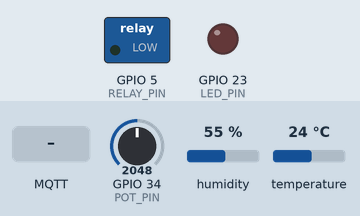
A program run on a simulated ESP32. Shown: switched loads named in the program (green lamp = pin HIGH), output pins drawn as LEDs (lit = HIGH). Inputs (shaded band) come from the test bench; at power-on: GPIO 34 (POT_PIN) = 2048, humidity 55 %, temperature 24 °C. WiFi joins after 1.5 s; servers stay silent unless stated; random numbers use the default seed unless the program sets one; no MQTT or app messages arrive unless stated; what the program prints to the serial monitor is not drawn.

Above: at 2.7 s.
2.8 s: MQTT message "PUMP_ON" arrives on the first subscribed topic
At 3.9 s:
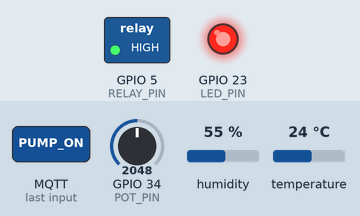
4.3 s: MQTT message "PUMP_OFF" arrives on the first subscribed topic
At 5.1 s:
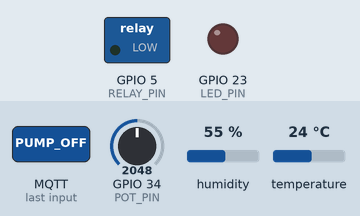
Timing chart, 0 to 7.3 s (numbered marks = the images above; inputs shaded):
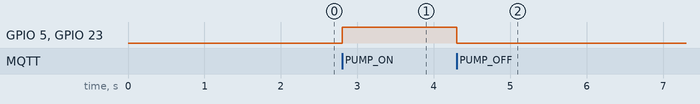

The program:

main.cpp
```cpp
#include <WiFi.h>
#include <PubSubClient.h>
#include <ArduinoJson.h>
#include "DHT.h"

// --- Hardware Pins & Setup ---
#define POT_PIN 34
#define DHT_PIN 4
#define RELAY_PIN 5
#define LED_PIN 23
#define DHTTYPE DHT22
DHT dht(DHT_PIN, DHTTYPE);

// --- Network & MQTT Settings ---
const char* ssid = "Wokwi-GUEST";
const char* password = "";
const char* mqtt_server = "broker.hivemq.com";

// We use unique topics so we don't clash with others on the public broker!
const char* topic_telemetry = "optiirrig/abdel/sensors";
const char* topic_command = "optiirrig/abdel/pump";

WiFiClient espClient;
PubSubClient client(espClient);

// --- Functions ---

void setup_wifi() {
  Serial.print("Connecting to Wi-Fi...");
  WiFi.begin(ssid, password);
  while (WiFi.status() != WL_CONNECTED) {
    delay(500);
    Serial.print(".");
  }
  Serial.println("\nWi-Fi Connected!");
}

// This function runs automatically whenever a message arrives from the React Dashboard
void callback(char* topic, byte* payload, unsigned int length) {
  Serial.print("Message arrived on topic: ");
  Serial.println(topic);

  // Convert the incoming payload to a readable string
  String message = "";
  for (int i = 0; i < length; i++) {
    message += (char)payload[i];
  }
  Serial.print("Dashboard says: ");
  Serial.println(message);

  // Act on the command!
  if (message == "PUMP_ON") {
    digitalWrite(RELAY_PIN, HIGH);
    digitalWrite(LED_PIN, HIGH);
    Serial.println("Action: Pump turned ON via Dashboard");
  } else if (message == "PUMP_OFF") {
    digitalWrite(RELAY_PIN, LOW);
    digitalWrite(LED_PIN, LOW);
    Serial.println("Action: Pump turned OFF via Dashboard");
  }
}

// This keeps the MQTT connection alive
void reconnect() {
  while (!client.connected()) {
    Serial.print("Attempting MQTT connection...");
    // Create a random client ID
    String clientId = "ESP32Client-OptiIrrig-";
    clientId += String(random(0, 0xffff), HEX);

    if (client.connect(clientId.c_str())) {
      Serial.println("Connected to HiveMQ!");
      // Subscribe to the command topic so we can listen to the dashboard
      client.subscribe(topic_command);
    } else {
      Serial.print("Failed, rc=");
      Serial.print(client.state());
      Serial.println(" try again in 5 seconds");
      delay(5000);
    }
  }
}

void setup() {
  Serial.begin(115200);
  pinMode(RELAY_PIN, OUTPUT);
  pinMode(LED_PIN, OUTPUT);
  digitalWrite(RELAY_PIN, LOW);
  digitalWrite(LED_PIN, LOW);
  dht.begin();

  setup_wifi();

  // Tell the MQTT client where the broker is and what function to call when a message arrives
  client.setServer(mqtt_server, 1883);
  client.setCallback(callback);
}

void loop() {
  if (!client.connected()) {
    reconnect();
  }
  client.loop(); // Keep MQTT process running

  // --- Send Data Every 3 Seconds ---
  static unsigned long lastMsg = 0;
  unsigned long now = millis();

  if (now - lastMsg > 3000) {
    lastMsg = now;

    int pressureValue = analogRead(POT_PIN);
    float soilMoisture = dht.readHumidity();
    float temperature = dht.readTemperature();

    // Create a JSON document using ArduinoJson
    JsonDocument doc;
    doc["pressure"] = pressureValue;
    doc["temperature"] = temperature;
    doc["soil_moisture"] = soilMoisture;

    // Add the current state of the pump to the JSON
    if(digitalRead(RELAY_PIN) == HIGH) {
       doc["pump_status"] = "ON";
    } else {
       doc["pump_status"] = "OFF";
    }

    // Serialize (convert) the JSON object into a string so we can send it
    char jsonBuffer[256];
    serializeJson(doc, jsonBuffer);

    // Publish to the HiveMQ broker
    Serial.print("Publishing Telemetry: ");
    Serial.println(jsonBuffer);
    client.publish(topic_telemetry, jsonBuffer);
  }
}
```

Measured:
- after the input at 2.8 s, GPIO 5 (RELAY_PIN), GPIO 23 (LED_PIN): LOW → HIGH at once
- after the input at 4.3 s, GPIO 5 (RELAY_PIN), GPIO 23 (LED_PIN): HIGH → LOW at once
